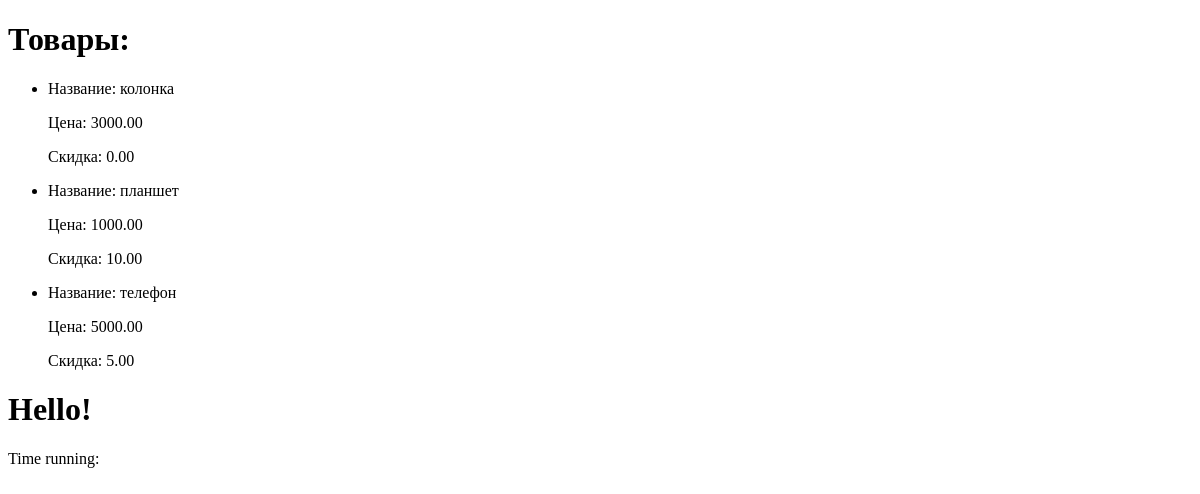
/shop/products/, run on an earlier commit of the app's database.
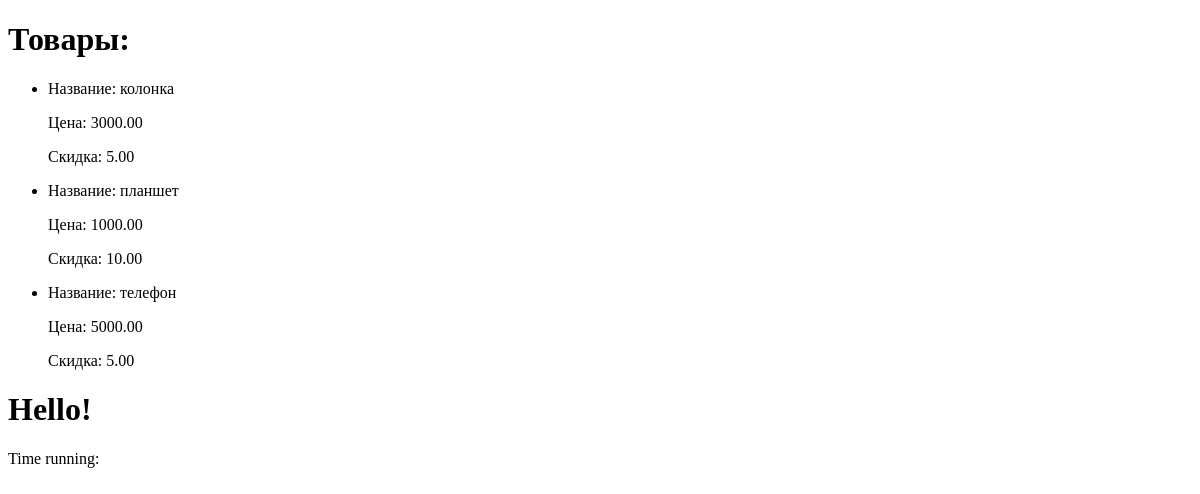
And on a later commit of the database.
### shopapp/models.py (models this page shows, shortened)
class Product(models.Model):
    class Meta:
        ordering = ['name']
        verbose_name = 'Товар'
        verbose_name_plural = 'Товары'
    name = models.CharField(max_length=100)
    description = models.TextField(null=False, blank=True)
    price = models.DecimalField(default=0, max_digits=8, decimal_places=2)
    discount = models.DecimalField(max_digits=5, decimal_places=2, default=0)
    created_at = models.DateTimeField(auto_now_add=True)
    changed_at = models.DateTimeField(auto_now=True)
    archived = models.BooleanField(default=False)

### shopapp/views.py (the view)
# urls.py: path('products/', product_list, name='product_list'),
def product_list(request: HttpRequest):
    context = {
        'products': Product.objects.all(),
    }
    return render(request, 'shopapp/product_list.html', context = context)

### shopapp/templates/shopapp/product_list.html (shortened to what this page needs)
{%  extends 'shopapp/base.html' %}
{% block body %}
    <h1>Товары: </h1>
    <ul>
        {%  for product in products %}
            <li>
                <p> Название: {{ product.name}} </p>
                <p> Цена: {{ product.price}} </p>
                <p> Скидка: {{ product.discount}} </p>
            </li>
    {%  endfor %}
    </ul>
{% endblock %}

What changed in the data, as far as the page shows it:
changed Product "колонка": discount "0.00" → "5.00"
